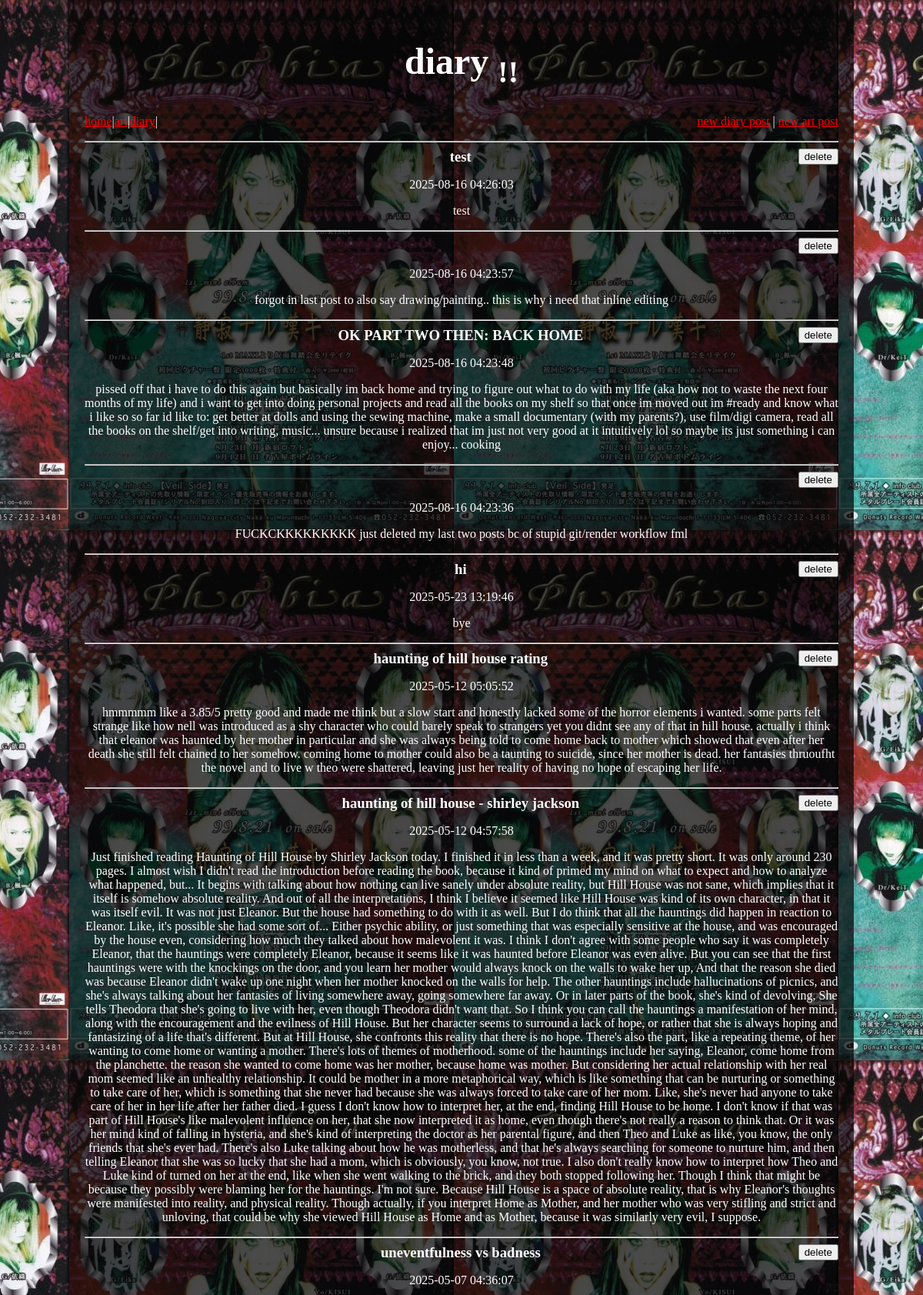
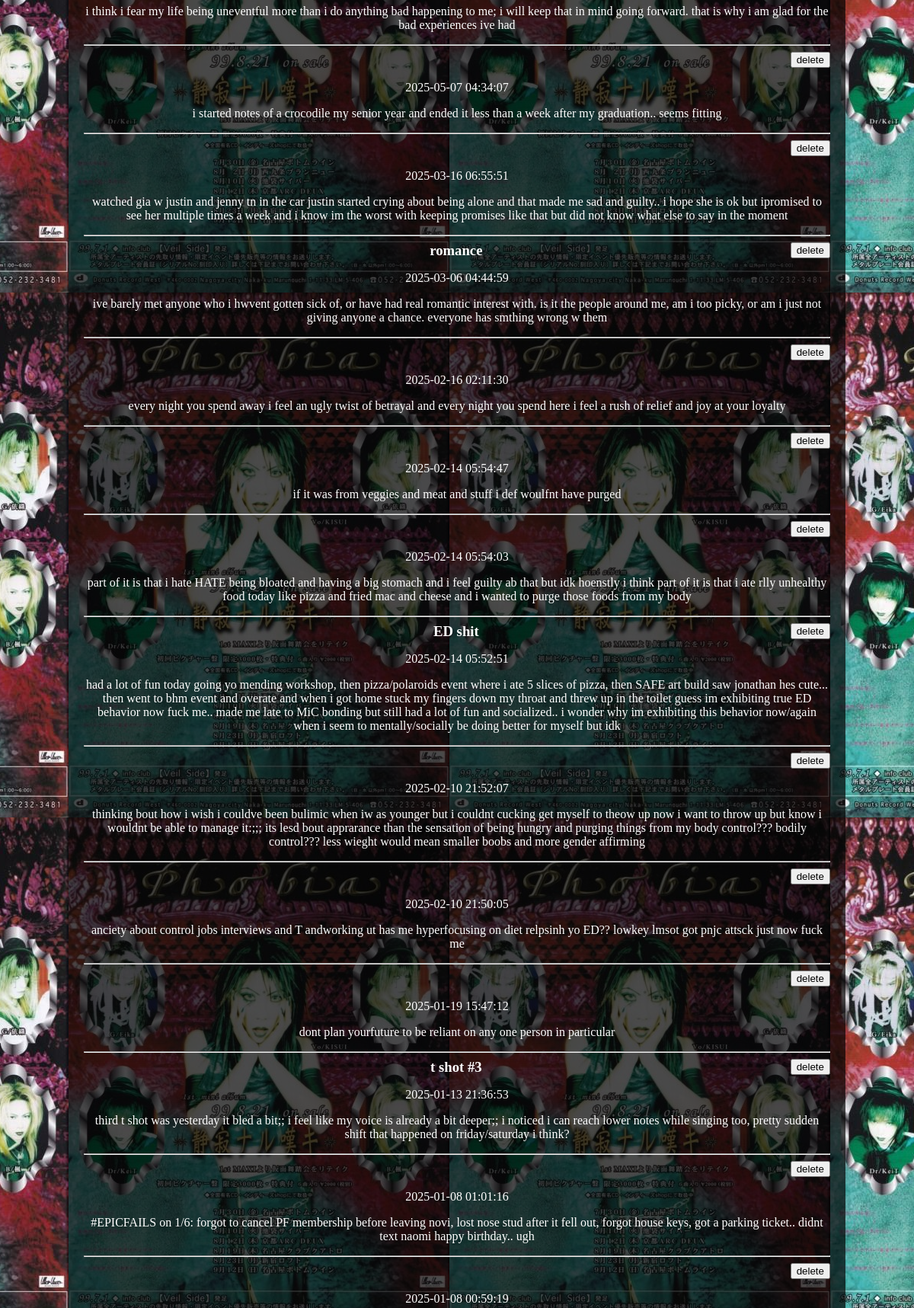
/diary/ (signed in, upper part), run on the app's committed database (2 pictures, top to bottom).
### tables this page shows
CREATE TABLE posts(
    postid INTEGER PRIMARY KEY AUTOINCREMENT NOT NULL,
    title VARCHAR(40) NOT NULL,
    text VARCHAR(4096) NOT NULL, 
    filename VARCHAR(64),
    created DATETIME DEFAULT CURRENT_TIMESTAMP
);

### webdiary.py (the view)
@diary_bp.route('/diary/', methods=['GET'])
def diary():
    if "authenticated" not in session:
        return render_template('diary.html', posts=None, authenticated=False)
    conn = sqlite3.connect('var/webdiary.sqlite3')
    conn.row_factory = sqlite3.Row
    posts = conn.execute('SELECT * FROM posts ORDER BY created DESC').fetchall()
    conn.close()
    return render_template('diary.html', posts=posts, authenticated=True)

### templates/diary.html (shortened to what this page needs)
<!DOCTYPE html>
<html lang="en">
  <head>
    <link rel="stylesheet" href="{{ url_for('static', filename='style.css') }}">
  </head>
  <body>
    <header id="site_header">
      <h1>diary <sub>!!</sub></h1>
      <nav>
        <span>
          <a href="/" class="active">home</a>
        </span>
        <span>|</span>
        <span>
          <a href="/art/">art</a>
        </span>
        <span>|</span>
        <span>
          <a href="/diary/">diary</a>
        </span>
        <span>|</span>
        <div class="align-right">
          <a href="/new-post/">new diary post</a>
          <span>|</span>
          <a href="/new-art/">new art post</a>
        </div>
      </nav>
    </header>
      <div id="diary">
        <p>
          <hr>
          {% if authenticated %}
            <div id="posts">
              {% for post in posts %}
                  <span class="posttitle">{{ post.title }} </span>
                  <span class="buttons">
                    <form action="/diarydelete/" method="post">
                      <input type="submit" value="delete">
                    </form>
                  </span>
                  <p>{{ post.created }} </p>
                  <p>{{ post.text }}</p>
                  <hr>
              {% endfor %}
            </div>
          {% endif %}
        </p>
      </div>
  </body>
</html>

### static/style.css (style rules this page uses)
html { background-image: url("images/phobia.jpg"); color: #ffffff; margin-left: 7.5%; margin-right: 7.5%; cursor: url("images/alt_skull.webp"), auto; }
body { text-align: center; background-color: rgba(0, 0, 0, 0.7); padding: 20px; box-shadow: 0 4px 8px rgba(0, 0, 0, 0.1); margin: auto; }
body a { color: red; }
#site_header h1 { font-size: 300% }
#site_header nav { display: flex; }
.align-right { margin-left: auto; }
.buttons { float:right }
.posttitle { font-size: 1.17em; font-weight: bold; margin-left: 50px; }

### data on the page
posts: title "test", created "2025-08-16 04:26:03", text "test"
posts: created "2025-08-16 04:23:57", text "forgot in last post to also say drawing/painting.. this is why i need that inline editing"
posts: title "OK PART TWO THEN: BACK HOME", created "2025-08-16 04:23:48", text "pissed off that i have to do this again but basically im back home and trying to figure out what to do with my life (aka how not to waste the next four months of my life) and i want to get into doing personal projects and read all the books on my shelf so that once im moved out im #ready and know what i like so so far id like to: get better at dolls and using the sewing machine, make a small documentary (with my parents?), use film/digi camera, read all the books on the shelf/get into writing, music... unsure because i realized that im just not very good at it intuitively lol so maybe its just something i can enjoy... cooking"
posts: created "2025-08-16 04:23:36", text "FUCKCKKKKKKKKK just deleted my last two posts bc of stupid git/render workflow fml"
posts: title "hi", created "2025-05-23 13:19:46", text "bye"
posts: title "haunting of hill house rating", created "2025-05-12 05:05:52", text "hmmmmm like a 3.85/5 pretty good and made me think but a slow start and honestly lacked some of the horror elements i wanted. some parts felt strange like how nell was introduced as a shy character who could barely speak to strangers yet you didnt see any of that in hill house. actually i think that eleanor was haunted by her mother in particular and she was always being told to come home back to mother which showed that even after her death she still felt chained to her somehow. coming home to mother could also be a taunting to suicide, since her mother is dead. her fantasies thruoufht the novel and to live w theo were shattered, leaving just her reality of having no hope of escaping her…"
posts: title "haunting of hill house - shirley jackson", created "2025-05-12 04:57:58", text "Just finished reading Haunting of Hill House by Shirley Jackson today. I finished it in less than a week, and it was pretty short. It was only around 230 pages. I almost wish I didn't read the introduction before reading the book, because it kind of primed my mind on what to expect and how to analyze what happened, but... It begins with talking about how nothing can live sanely under absolute reality, but Hill House was not sane, which implies that it itself is somehow absolute reality. And out of all the interpretations, I think I believe it seemed like Hill House was kind of its own character, in that it was itself evil. It was not just Eleanor. But the house had something to do with it…"
posts: title "uneventfulness vs badness", created "2025-05-07 04:36:07", text "i think i fear my life being uneventful more than i do anything bad happening to me; i will keep that in mind going forward. that is why i am glad for the bad experiences ive had"
posts: created "2025-05-07 04:34:07", text "i started notes of a crocodile my senior year and ended it less than a week after my graduation.. seems fitting"
posts: created "2025-03-16 06:55:51", text "watched gia w justin and jenny tn in the car justin started crying about being alone and that made me sad and guilty.. i hope she is ok but ipromised to see her multiple times a week and i know im the worst with keeping promises like that but did not know what else to say in the moment"
posts: title "romance", created "2025-03-06 04:44:59", text "ive barely met anyone who i hwvent gotten sick of, or have had real romantic interest with. is it the people around me, am i too picky, or am i just not giving anyone a chance. everyone has smthing wrong w them"
posts: created "2025-02-16 02:11:30", text "every night you spend away i feel an ugly twist of betrayal and every night you spend here i feel a rush of relief and joy at your loyalty"
posts: created "2025-02-14 05:54:47", text "if it was from veggies and meat and stuff i def woulfnt have purged"
posts: created "2025-02-14 05:54:03", text "part of it is that i hate HATE being bloated and having a big stomach and i feel guilty ab that but idk hoenstly i think part of it is that i ate rlly unhealthy food today like pizza and fried mac and cheese and i wanted to purge those foods from my body"
posts: title "ED shit", created "2025-02-14 05:52:51", text "had a lot of fun today going yo mending workshop, then pizza/polaroids event where i ate 5 slices of pizza, then SAFE art build saw jonathan hes cute... then went to bhm event and overate and when i got home stuck my fingers down my throat and threw up in the toilet guess im exhibiting true ED behavior now fuck me.. made me late to MiC bonding but still had a lot of fun and socialized.. i wonder why im exhibiting this behavior now/again when i seem to mentally/socially be doing better for myself but idk"
posts: created "2025-02-10 21:52:07", text "thinking bout how i wish i couldve been bulimic when iw as younger but i couldnt cucking get myself to theow up now i want to throw up but know i wouldnt be able to manage it:;;; its lesd bout apprarance than the sensation of being hungry and purging things from my body control??? bodily control??? less wieght would mean smaller boobs and more gender affirming"
posts: created "2025-02-10 21:50:05", text "anciety about control jobs interviews and T andworking ut has me hyperfocusing on diet relpsinh yo ED?? lowkey lmsot got pnjc attsck just now fuck me"
posts: created "2025-01-19 15:47:12", text "dont plan yourfuture to be reliant on any one person in particular"
posts: title "t shot #3", created "2025-01-13 21:36:53", text "third t shot was yesterday it bled a bit;; i feel like my voice is already a bit deeper;; i noticed i can reach lower notes while singing too, pretty sudden shift that happened on friday/saturday i think?"
posts: created "2025-01-08 01:01:16", text "#EPICFAILS on 1/6: forgot to cancel PF membership before leaving novi, lost nose stud after it fell out, forgot house keys, got a parking ticket.. didnt text naomi happy birthday.. ugh"
posts: created "2025-01-08 00:59:19"
